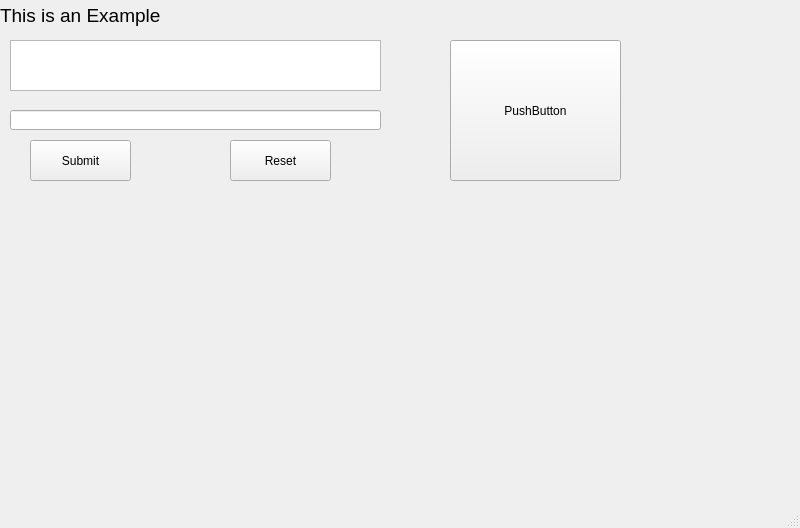
<?xml version="1.0" encoding="UTF-8"?>
<ui version="4.0">
 <class>MainWindow</class>
 <widget class="QMainWindow" name="MainWindow">
  <property name="geometry">
   <rect>
    <x>0</x>
    <y>0</y>
    <width>800</width>
    <height>528</height>
   </rect>
  </property>
  <property name="windowTitle">
   <string>MainWindow</string>
  </property>
  <widget class="QWidget" name="centralwidget">
   <widget class="QLabel" name="label">
    <property name="geometry">
     <rect>
      <x>0</x>
      <y>-50</y>
      <width>261</width>
      <height>131</height>
     </rect>
    </property>
    <property name="font">
     <font>
      <pointsize>14</pointsize>
     </font>
    </property>
    <property name="text">
     <string>This is an Example</string>
    </property>
   </widget>
   <widget class="QTextEdit" name="textEdit">
    <property name="geometry">
     <rect>
      <x>10</x>
      <y>40</y>
      <width>371</width>
      <height>51</height>
     </rect>
    </property>
   </widget>
   <widget class="QLineEdit" name="lineEdit">
    <property name="geometry">
     <rect>
      <x>10</x>
      <y>110</y>
      <width>371</width>
      <height>20</height>
     </rect>
    </property>
   </widget>
   <widget class="QPushButton" name="pushButton">
    <property name="geometry">
     <rect>
      <x>30</x>
      <y>140</y>
      <width>101</width>
      <height>41</height>
     </rect>
    </property>
    <property name="text">
     <string>Submit</string>
    </property>
    <property name="icon">
     <iconset>
      <normaloff>D:/downloads/icon.png</normaloff>D:/downloads/icon.png</iconset>
    </property>
   </widget>
   <widget class="QPushButton" name="pushButton_2">
    <property name="geometry">
     <rect>
      <x>230</x>
      <y>140</y>
      <width>101</width>
      <height>41</height>
     </rect>
    </property>
    <property name="text">
     <string>Reset</string>
    </property>
   </widget>
   <widget class="QPushButton" name="pushButton_3">
    <property name="geometry">
     <rect>
      <x>450</x>
      <y>40</y>
      <width>171</width>
      <height>141</height>
     </rect>
    </property>
    <property name="text">
     <string>PushButton</string>
    </property>
    <property name="icon">
     <iconset>
      <normaloff>D:/downloads/camera-icon.png</normaloff>D:/downloads/camera-icon.png</iconset>
    </property>
   </widget>
  </widget>
  <widget class="QMenuBar" name="menubar">
   <property name="geometry">
    <rect>
     <x>0</x>
     <y>0</y>
     <width>800</width>
     <height>21</height>
    </rect>
   </property>
  </widget>
  <widget class="QStatusBar" name="statusbar"/>
 </widget>
 <resources/>
 <connections/>
</ui>
